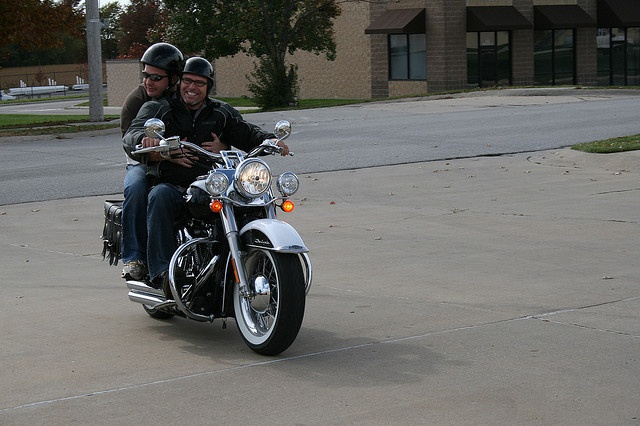
#> input picture LocateAnything/hobot_locateanything/image/test_detection.jpg, 640 x 426 px
$ python -i audit_quality.py   (imports and definitions only)
#> lines starting #> are read from the running program, lines starting #| are printed output that depends on the picture
#> further down, picture is the input picture: PIL image 640x426 RGB; mean R, G, B 103.3, 103.3, 100.4
#!/usr/bin/env python3
"""Deep quality audit for a selected LocateAnything calibration bundle."""

from __future__ import annotations

import argparse
import hashlib
import json
import math
import textwrap
from collections import Counter, defaultdict
from pathlib import Path
from typing import Any

import numpy as np
from PIL import Image, ImageDraw, ImageFont

from compiler.scripts.calibration.qa import (
    BOX_RE,
    COORD_RE,
    draw_target,
    letterbox,
    read_jsonl,
    sha256_file,
    write_json,
)


TASKS = ("detection", "gui", "referring", "ocr", "layout", "pointing")


# [13 lines left out: function quantiles, not called in this run]


def image_metrics(image: Image.Image) -> dict[str, Any]:
    rgb = image.convert("RGB")
    width, height = rgb.size
#> width = 640; height = 426
    gray = np.asarray(rgb.convert("L").resize((256, 256)), dtype=np.float32)
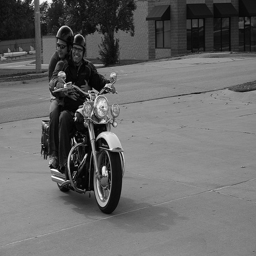
#> gray: shape (256, 256) float32; min 0, max 255, mean 103
    histogram = np.bincount(gray.astype(np.uint8).reshape(-1), minlength=256).astype(np.float64)
#> histogram = 256 values, max 1861 at index 142, min 0 at index 234, mean 256
    probabilities = histogram[histogram > 0] / histogram.sum()
#> probabilities = 251 values, max 0.0284 at index 142, min 1.53e-05 at index 232, mean 0.00398
    entropy = float(-(probabilities * np.log2(probabilities)).sum())
#> entropy = 6.78
    gradient_x = np.abs(np.diff(gray, axis=1)).mean()
#> gradient_x = 6.48
    gradient_y = np.abs(np.diff(gray, axis=0)).mean()
#> gradient_y = 7.08
    return {
        "width": width,
        "height": height,
        "area": width * height,
        "aspect_ratio": max(width / height, height / width),
        "gray_mean": float(gray.mean()),
        "gray_std": float(gray.std()),
        "entropy": entropy,
        "gradient_mean": float((gradient_x + gradient_y) / 2.0),
    }


# [42 lines left out: functions dhash, geometry_metrics, not called in this run]


def hamming(left: int, right: int) -> int:
    return (left ^ right).bit_count()


def stable_order(row: dict[str, Any], salt: str) -> str:
    return hashlib.sha256(f"{salt}|{row['image_sha256']}".encode()).hexdigest()


# [253 lines left out: functions build_review_sheet, export_individual_reviews, main, not called in this run]


# [2 lines not run here, left out]

>>> from PIL import Image
>>> picture = Image.open('../../../hobot_locateanything/image/test_detection.jpg')
>>> result = image_metrics(picture)
#> result = {'width': 640, 'height': 426, 'area': 272640, 'aspect_ratio': 1.5, 'gray_mean': 103, 'gray_std': 48.68, 'entropy': 6.78, 'gradient_mean': 6.78}
